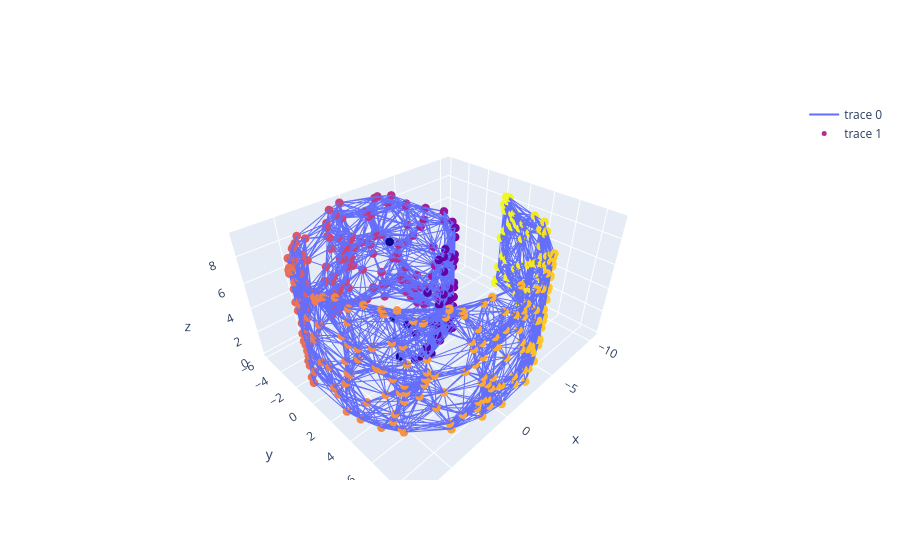

Notebook source saved alongside this figure:
### Code cell
n = 400
x, z = swissroll(n)
W = knn_graph(distances(x), 20)
#W = eps_graph(distances(x),3.0)
plot_graph_3d(x, W, z[0])

### Figure 1 — Plotly figure (JSON) as saved in the notebook; plotly's stock layout.template omitted (floating-point values rounded to 4 significant figures; data arrays with more than 128 entries replaced by an {"elided": "..."} marker saying what was removed)
{"data": [{"mode": "lines", "type": "scatter3d", "x": {"elided": "12084 float values"}, "y": {"elided": "12084 float values"}, "z": {"elided": "12084 float values"}}, {"marker": {"color": {"elided": "400 float values"}, "size": 5}, "mode": "markers", "type": "scatter3d", "x": {"elided": "400 float values"}, "y": {"elided": "400 float values"}, "z": {"elided": "400 float values"}}], "layout": {}}
